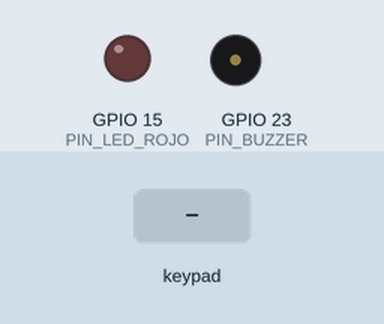
This sketch was run on a simulated ESP32. Parts: output pins drawn as LEDs (lit = HIGH), buzzer (waves = sounding). Dashed ring = blinking. The test bench sets the inputs (shaded band).

Above: at 1.2 s.
1.3 s: key '#' pressed
At 1.4 s:
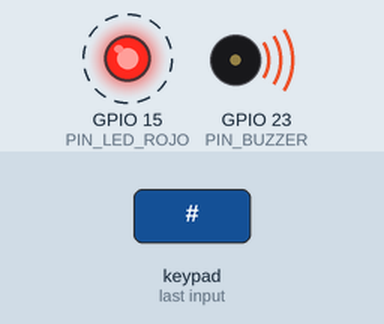
4.3 s: keypad keys 2 5 8 0 # pressed 0.4 s apart
At 6.2 s:
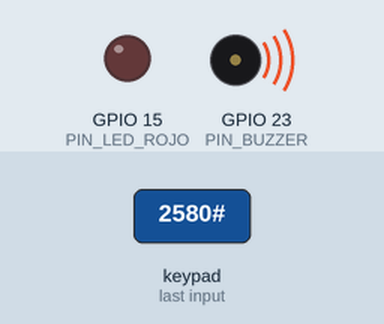
Timing chart, 0 to 8.9 s (numbered marks = the images above; inputs shaded):
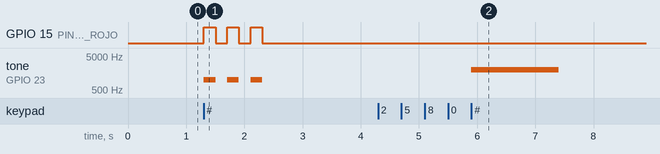

The sketch:

teclado_matricial_esp32.ino
```cpp
#include <Keypad.h>

const byte FILAS = 4;
const byte COLUMNAS = 4;

char teclas[FILAS][COLUMNAS] = {
  {'1', '2', '3', 'A'},
  {'4', '5', '6', 'B'},
  {'7', '8', '9', 'C'},
  {'*', '0', '#', 'D'}
};

byte pinesFilas[FILAS] = {19, 18, 5, 17};
byte pinesColumnas[COLUMNAS] = {16, 4, 0, 2};

Keypad teclado = Keypad(makeKeymap(teclas), pinesFilas, pinesColumnas, FILAS, COLUMNAS);

const int PIN_BUZZER = 23;
const int PIN_LED_ROJO = 15;
const char codigoCorrecto[] = "2580";
String codigoIntroducido = "";

void pitidoCorrecto() {
  digitalWrite(PIN_LED_ROJO, LOW);
  tone(PIN_BUZZER, 2000);
  delay(1500);
  noTone(PIN_BUZZER);
}

void errorCodigo() {
  for (int i = 0; i < 3; i++) {
    digitalWrite(PIN_LED_ROJO, HIGH);
    tone(PIN_BUZZER, 1000);
    delay(200);
    noTone(PIN_BUZZER);
    digitalWrite(PIN_LED_ROJO, LOW);
    delay(200);
  }
}

void comprobarCodigo() {
  if (codigoIntroducido == codigoCorrecto) {
    pitidoCorrecto();
  } else {
    errorCodigo();
  }
  codigoIntroducido = "";
}

void setup() {
  pinMode(PIN_BUZZER, OUTPUT);
  pinMode(PIN_LED_ROJO, OUTPUT);
  digitalWrite(PIN_LED_ROJO, LOW);
  noTone(PIN_BUZZER);
}

void loop() {
  char tecla = teclado.getKey();

  if (tecla) {
    if (tecla == '#') {
      comprobarCodigo();
    } else if (tecla == '*') {
      codigoIntroducido = "";
    } else if (tecla >= '0' && tecla <= '9') {
      codigoIntroducido += tecla;
    }
  }
}
```

Measured:
- after the input at 1.3 s, GPIO 15 (PIN_LED_ROJO): alternates HIGH for 0.20 s and LOW for 0.20 s, 6 changes in all, then stays LOW, starting at once; tone on GPIO 23 (PIN_BUZZER): alternates 1000 Hz for 0.20 s and silent for 0.20 s, 6 changes in all, then stays silent, starting at once
- after the input at 4.3 s, tone on GPIO 23 (PIN_BUZZER): silent → 2000 Hz after 1.6 s, → silent 1.5 s later
